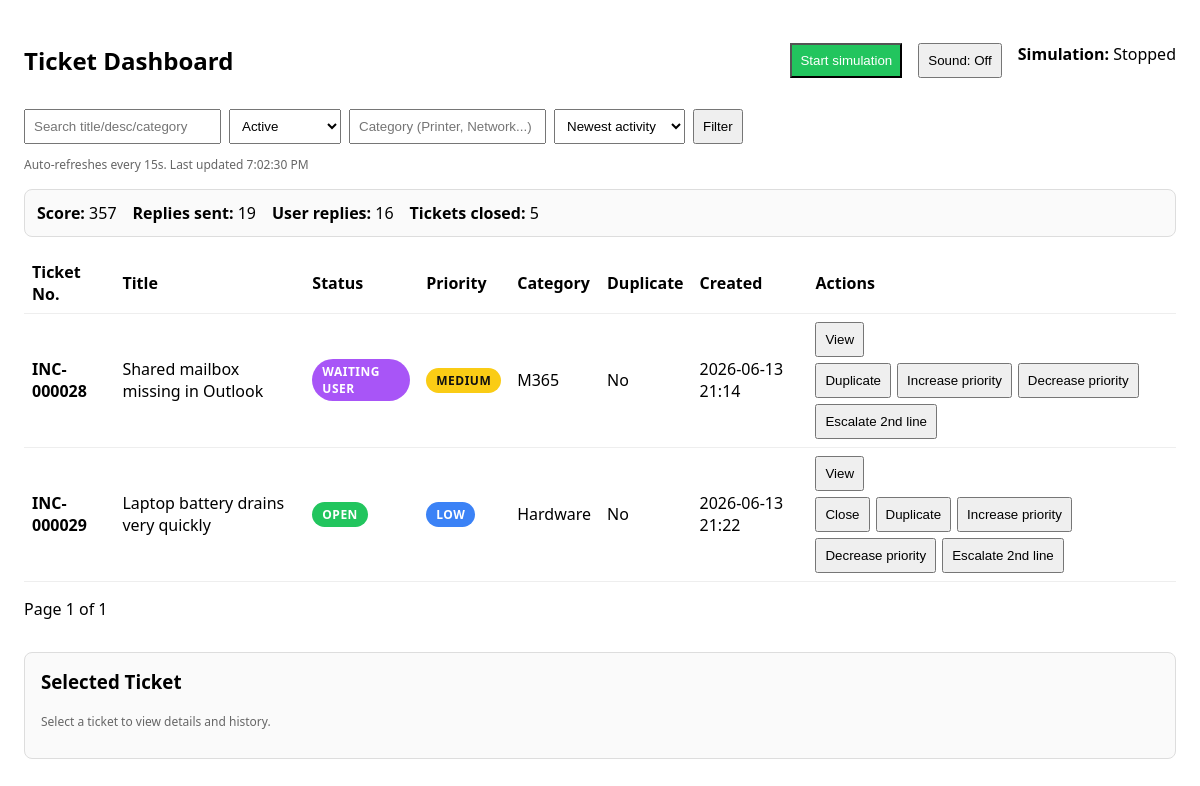
The page /reports/?selected=53&q=&status=active&category=&ordering=-updated_at on the database as committed earlier.
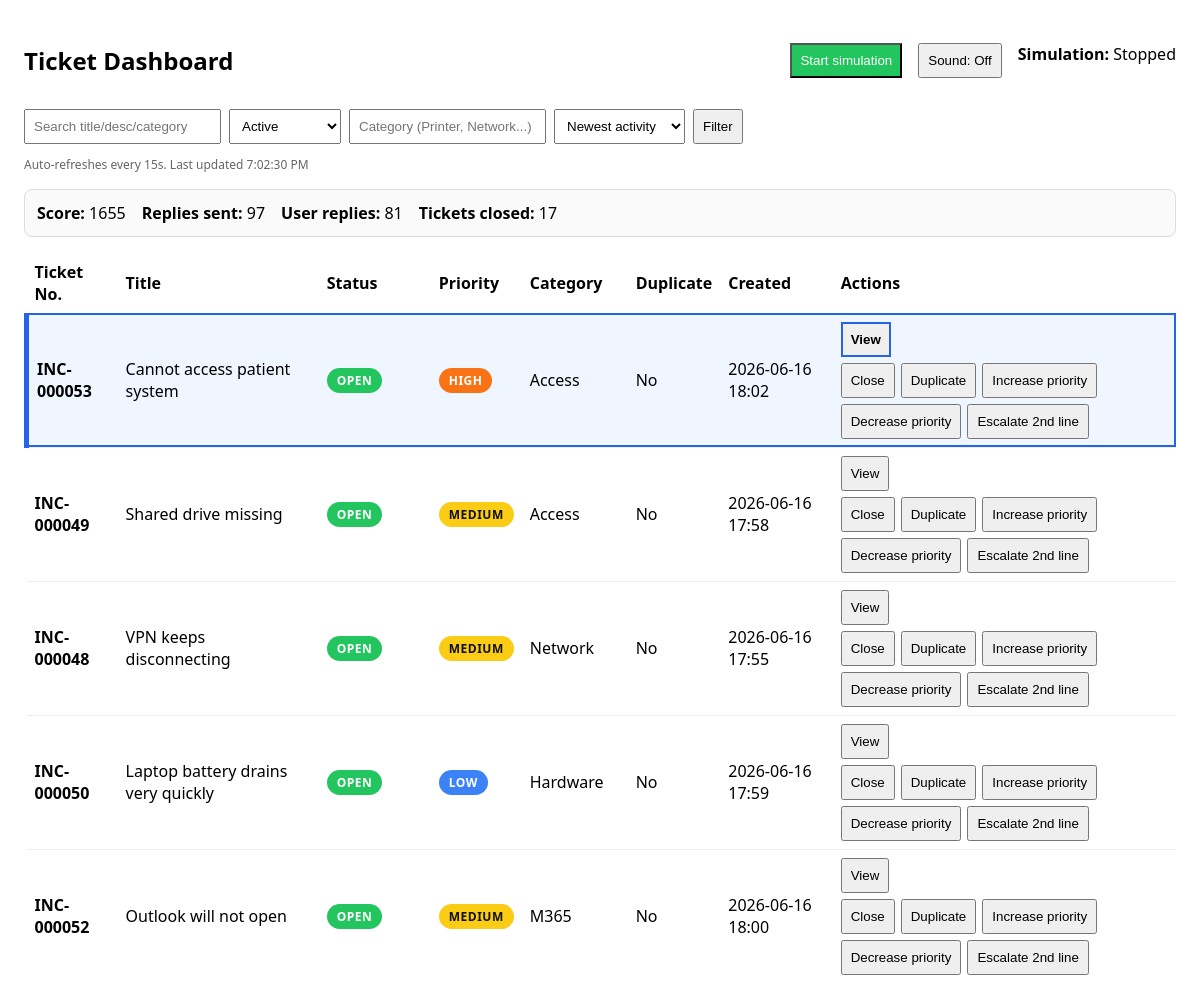
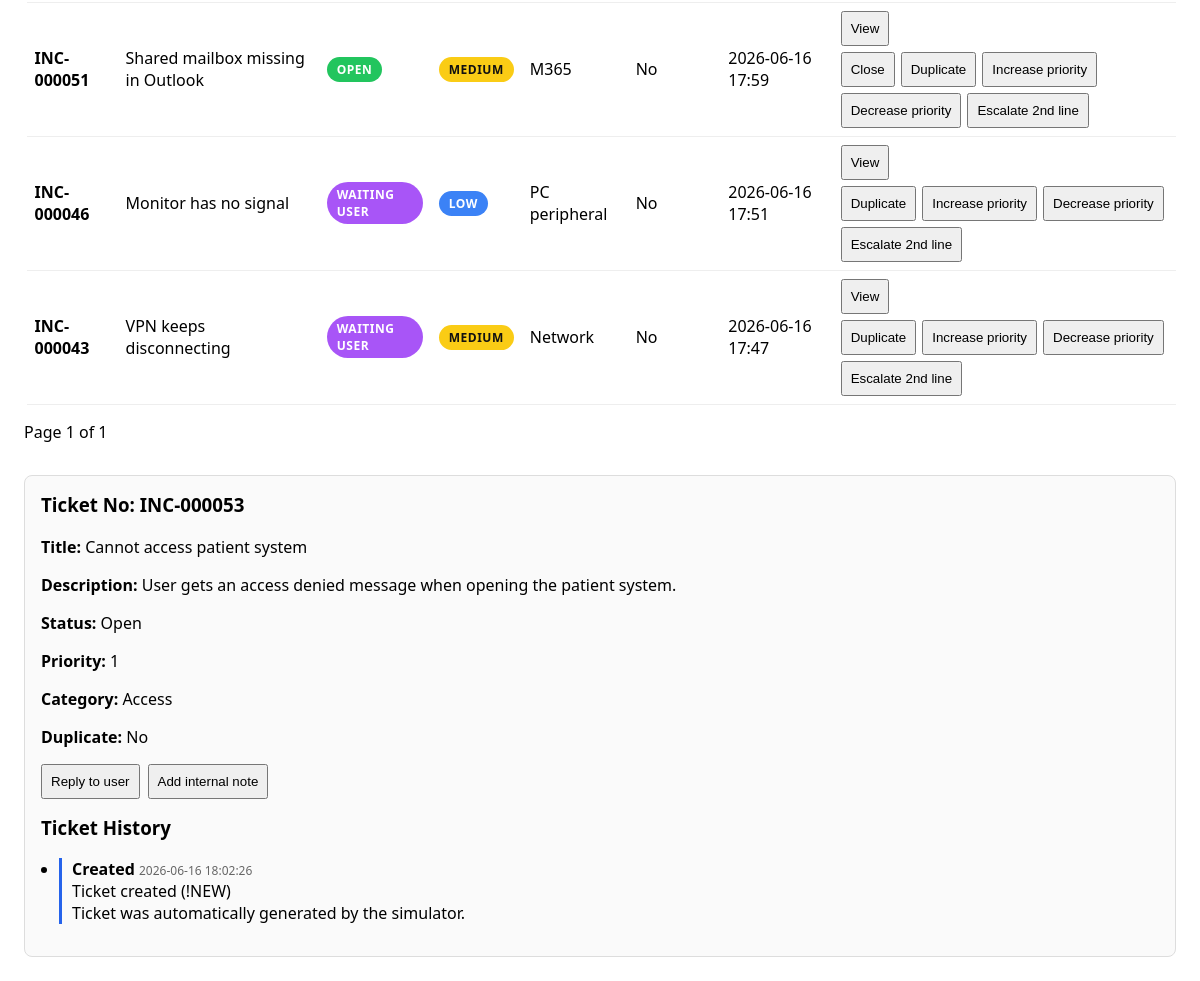
The same page on the database as committed later (2 pictures, top to bottom).
### tickets/models.py (models this page shows, shortened)
class GameState(models.Model):
    score = models.IntegerField(default=0)
    tickets_closed = models.IntegerField(default=0)
    replies_sent = models.IntegerField(default=0)
    user_replies_received = models.IntegerField(default=0)
    simulation_running = models.BooleanField(default=False)
    updated_at = models.DateTimeField(auto_now=True)
    @classmethod
    def get_state(cls):
        state, _ = cls.objects.get_or_create(id=1)
        return state

class Ticket(models.Model):
    PRIORITY_CRITICAL = 0
    PRIORITY_HIGH = 1
    PRIORITY_MEDIUM = 2
    PRIORITY_LOW = 3
    PRIORITY_CHOICES = [
        (PRIORITY_CRITICAL, "Critical"),
        (PRIORITY_HIGH, "High"),
        (PRIORITY_MEDIUM, "Medium"),
        (PRIORITY_LOW, "Low"),
    ]
    STATUS_OPEN = "open"
    STATUS_WAITING_USER = "waiting_user"
    STATUS_CLOSED = "closed"
    STATUS_ESCALATED = "escalated"
    STATUS_CHOICES = [
    (STATUS_OPEN, "Open"),
    (STATUS_WAITING_USER, "Waiting user"),
    (STATUS_CLOSED, "Closed"),
    (STATUS_ESCALATED, "Escalated"),
]
    title = models.CharField(max_length=400)
    description = models.TextField(blank=True)
    created_at = models.DateTimeField(auto_now_add=True)
    priority = models.IntegerField(
        choices=PRIORITY_CHOICES,
        default=PRIORITY_LOW
    )
    status = models.CharField(
        max_length=50,
        choices=STATUS_CHOICES,
        default=STATUS_OPEN
    )
    category = models.CharField(max_length=100, blank=True, null=True)
    is_duplicate = models.BooleanField(default=False)
    updated_at = models.DateTimeField(auto_now=True)
    user_reply_due_at = models.DateTimeField(blank=True, null=True)
    is_waiting_for_simulated_reply = models.BooleanField(default=False)

class TicketEvent(models.Model):
    EVENT_TYPES = [
        ("created", "Created"),
        ("status_changed", "Status changed"),
        ("priority_changed", "Priority changed"),
        ("marked_duplicate", "Marked duplicate"),
        ("unmarked_duplicate", "Unmarked duplicate"),
        ("message_sent", "Message sent"),
        ("user_reply", "User reply"),
        ("note", "Internal note"),
        ("score", "Score"),
    ]
    ticket = models.ForeignKey(
        Ticket,
        on_delete=models.CASCADE,
        related_name="events"
    )
    event_type = models.CharField(max_length=50, choices=EVENT_TYPES)
    message = models.TextField()
    created_at = models.DateTimeField(auto_now_add=True)
    class Meta:
        ordering = ["-created_at"]

### reports/views.py (the view)
# urls.py: path("", lambda request: redirect("reports/dashboard/")),
def dashboard(request):
    qs = Ticket.objects.all()
    q = (request.GET.get("q") or "").strip()
    if q:
        qs = qs.filter(
            Q(title__icontains=q) |
            Q(description__icontains=q) |
            Q(category__icontains=q)
        )
    status = (request.GET.get("status") or "active").strip().lower()
    if status == "active":
        qs = qs.exclude(status__in=[Ticket.STATUS_CLOSED, Ticket.STATUS_ESCALATED])
    elif status in {
        Ticket.STATUS_OPEN,
        Ticket.STATUS_WAITING_USER,
        Ticket.STATUS_CLOSED,
        Ticket.STATUS_ESCALATED,
    }:
        qs = qs.filter(status=status)
    elif status == "all":
        pass
    else:
        status = "active"
        qs = qs.exclude(status__in=[Ticket.STATUS_CLOSED, Ticket.STATUS_ESCALATED])
    category = (request.GET.get("category") or "").strip()
    if category:
        qs = qs.filter(category__icontains=category)
    ordering = request.GET.get("ordering") or "-updated_at"
    if ordering not in {"-updated_at", "-created_at", "created_at", "priority"}:
        ordering = "-updated_at"
    qs = qs.order_by(ordering)
    paginator = Paginator(qs, 10)
    page_number = request.GET.get("page")
    page_obj = paginator.get_page(page_number)
    selected_ticket = None
    selected_ticket_id = request.GET.get("selected")
    game_state = GameState.get_state()
    if selected_ticket_id:
        selected_ticket = Ticket.objects.filter(id=selected_ticket_id).first()
    context = {
        "tickets": page_obj,
        "q": q,
        "status": status,
        "category": category,
        "ordering": ordering,
        "selected_ticket": selected_ticket,
        "selected_ticket_id": selected_ticket_id,
        "game_state": game_state,
    }
    return render(request, "reports/dashboard.html", context)

### reports/templates/reports/dashboard.html (shortened to what the changed rows need)
<!doctype html>
<html lang="en">
<head>
</head>
<body>
<header>
  <h2 style="margin-right:auto">Ticket Dashboard</h2>
</header>
<section style="display:flex; gap:16px; margin:16px 0; flex-wrap:wrap; border:1px solid #ddd; padding:12px; border-radius:8px; background:#fafafa;">
  <div><strong>Score:</strong> {{ game_state.score }}</div>
  <div><strong>Replies sent:</strong> {{ game_state.replies_sent }}</div>
  <div><strong>User replies:</strong> {{ game_state.user_replies_received }}</div>
  <div><strong>Tickets closed:</strong> {{ game_state.tickets_closed }}</div>
</section>
<table id="table">
  <thead>
    <tr>
      <th>Ticket No.</th>
      <th>Title</th>
      <th>Status</th>
      <th>Priority</th>
      <th>Category</th>
      <th>Duplicate</th>
      <th>Created</th>
      <th>Actions</th>
    </tr>
  </thead>
  <tbody id="tbody">
    {% for t in tickets %}
<tr class="
  {% if selected_ticket.id == t.id %}selected-row{% endif %}
">
<td>
    <strong>INC-{{ t.id|stringformat:"06d" }}</strong>
  </td>
  <td>{{ t.title }}</td>
  <td>
    <span class="pill {{ t.status|lower }}">
      {% if t.status == "waiting_user" %}
  WAITING USER
{% elif t.status == "escalated" %}
  ESCALATED
{% else %}
  {{ t.status|upper }}
{% endif %}
    </span>
  </td>
  <td>
  <span class="pill
    {% if t.priority == 0 %}priority-critical
    {% elif t.priority == 1 %}priority-high
    {% elif t.priority == 2 %}priority-medium
    {% else %}priority-low
    {% endif %}">
    {% if t.priority == 0 %}CRITICAL
    {% elif t.priority == 1 %}HIGH
    {% elif t.priority == 2 %}MEDIUM
    {% else %}LOW
    {% endif %}
  </span>
</td>
  <td>{{ t.category|default:"—" }}</td>
  <td>{{ t.is_duplicate|yesno:"Yes,No" }}</td>
  <td>{{ t.created_at|date:"Y-m-d H:i" }}</td>
<td>
  <div style="display:flex; gap:6px; flex-wrap:wrap;">
   <a href="?selected={{ t.id }}&q={{ q }}&status={{ status }}&category={{ category }}&ordering={{ ordering }}">
  <button
    type="button"
    {% if selected_ticket.id == t.id %}style="font-weight:700; border:2px solid #2563eb;"{% endif %}
  >
    View
  </button>
</a>
    <form method="post" action="{% url 'ticket_action' t.id %}" style="display:flex; gap:6px; flex-wrap:wrap;">
      {% if t.status|lower == "open" %}
        <button type="submit" name="action" value="close">Close</button>
      {% elif t.status|lower == "closed" %}
        <button type="submit" name="action" value="reopen">Reopen</button>
      {% endif %}
      {% if t.is_duplicate %}
        <button type="submit" name="action" value="not_duplicate">Not duplicate</button>
      {% else %}
        <button type="submit" name="action" value="duplicate">Duplicate</button>
      {% endif %}
      <button type="submit" name="action" value="increase_priority">Increase priority</button>
      <button type="submit" name="action" value="decrease_priority">Decrease priority</button>
      <button type="submit" name="action" value="escalate_2nd_line">Escalate 2nd line</button>
    </form>
  </div>
</td>
</tr>
    {% endfor %}
  </tbody>
</table>
<section id="ticket-detail" style="margin-top:32px; border:1px solid #ddd; border-radius:8px; padding:16px;">
  {% if selected_ticket %}
    <h3>
  <strong>Ticket No:</strong>
  INC-{{ selected_ticket.id|stringformat:"06d" }}
</h3>
    <p><strong>Title:</strong> {{ selected_ticket.title }}</p>
    <p><strong>Description:</strong> {{ selected_ticket.description }}</p>
    <p>
  <strong>Status:</strong>
  {% if selected_ticket.status == "waiting_user" %}
    Waiting user
  {% else %}
    {{ selected_ticket.status|title }}
  {% endif %}
</p>
    <p><strong>Priority:</strong> {{ selected_ticket.priority }}</p>
    <p><strong>Category:</strong> {{ selected_ticket.category|default:"—" }}</p>
    <p><strong>Duplicate:</strong> {{ selected_ticket.is_duplicate|yesno:"Yes,No" }}</p>
<div style="display:flex; gap:8px; flex-wrap:wrap; margin-bottom:16px;">
  <button type="button" onclick="openReplyModal()">
    Reply to user
  </button>
  <button type="button" onclick="openNoteModal()">
    Add internal note
  </button>
</div>
    <h3>Ticket History</h3>
    {% if selected_ticket.events.all %}
      <ul style="padding-left:18px;">
        {% for event in selected_ticket.events.all %}
          <li class="history-item
">
  <strong>{{ event.get_event_type_display }}</strong>
  <span class="muted">{{ event.created_at|date:"Y-m-d H:i:s" }}</span>
  <br>
  {{ event.message|linebreaksbr }}
</li>
        {% endfor %}
      </ul>
    {% else %}
      <p class="muted">No history yet for this ticket.</p>
    {% endif %}
  {% else %}
    <h3>Selected Ticket</h3>
    <p class="muted">Select a ticket to view details and history.</p>
  {% endif %}
</section>
</body>
</html>

Rows that differ between the two databases and show on the page:
no longer on this page (row edited): Ticket: id "000028", title "Shared mailbox missing in Outlook", status "WAITING USER", priority "MEDIUM", category "M365", is_duplicate "No", created_at "2026-06-13 21:14", shows "Duplicate"
no longer on this page (row edited): Ticket: id "000029", title "Laptop battery drains very quickly", status "OPEN", priority "LOW", category "Hardware", is_duplicate "No", created_at "2026-06-13 21:22", shows "Close", shows "Duplicate"
changed GameState: score "357" → "1655"; replies_sent "19" → "97"; user_replies_received "16" → "81"; tickets_closed "5" → "17"
added Ticket: id "000053", title "Cannot access patient system", status "OPEN", shows "HIGH", category "Access", is_duplicate "No", created_at "2026-06-16 18:02", shows "Close", shows "Duplicate", description "User gets an access denied message when opening the patient system.", status "Open", priority "1"
added Ticket: id "000049", title "Shared drive missing", status "OPEN", priority "MEDIUM", category "Access", is_duplicate "No", created_at "2026-06-16 17:58", shows "Close", shows "Duplicate"
added Ticket: id "000048", title "VPN keeps disconnecting", status "OPEN", priority "MEDIUM", category "Network", is_duplicate "No", created_at "2026-06-16 17:55", shows "Close", shows "Duplicate"
added Ticket: id "000050", title "Laptop battery drains very quickly", status "OPEN", priority "LOW", category "Hardware", is_duplicate "No", created_at "2026-06-16 17:59", shows "Close", shows "Duplicate"
added Ticket: id "000052", title "Outlook will not open", status "OPEN", priority "MEDIUM", category "M365", is_duplicate "No", created_at "2026-06-16 18:00", shows "Close", shows "Duplicate"
added Ticket: id "000051", title "Shared mailbox missing in Outlook", status "OPEN", priority "MEDIUM", category "M365", is_duplicate "No", created_at "2026-06-16 17:59", shows "Close", shows "Duplicate"
added Ticket: id "000046", title "Monitor has no signal", status "WAITING USER", priority "LOW", category "PC peripheral", is_duplicate "No", created_at "2026-06-16 17:51", shows "Duplicate"
added Ticket: id "000043", title "VPN keeps disconnecting", status "WAITING USER", priority "MEDIUM", category "Network", is_duplicate "No", created_at "2026-06-16 17:47", shows "Duplicate"
added TicketEvent: event_type "Created", created_at "2026-06-16 18:02:26", message "Ticket created (!NEW) Ticket was automatically generated by the simulator."
Other text that changed with them:
text no longer shown: "Selected Ticket Select a ticket to view details and history."
text now shown: "Ticket No: INC- Title: Description: Status: Priority: Category: Duplicate: Reply to user Add internal note Ticket History"
